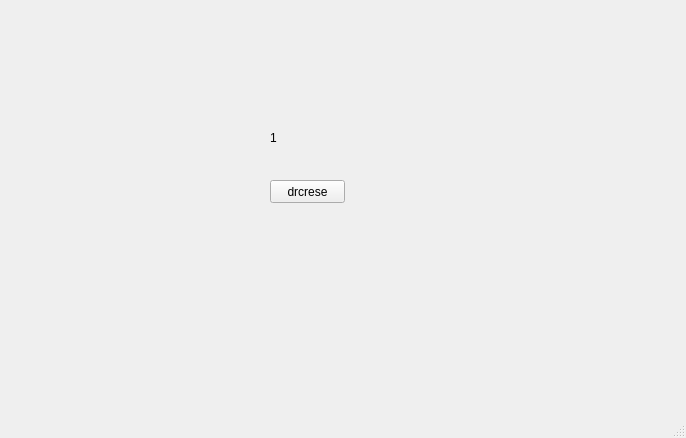
<?xml version="1.0" encoding="UTF-8"?>
<ui version="4.0">
 <class>MainWindow</class>
 <widget class="QMainWindow" name="MainWindow">
  <property name="geometry">
   <rect>
    <x>0</x>
    <y>0</y>
    <width>686</width>
    <height>438</height>
   </rect>
  </property>
  <property name="windowTitle">
   <string>MainWindow</string>
  </property>
  <widget class="QWidget" name="centralwidget">
   <widget class="QLabel" name="lbl">
    <property name="geometry">
     <rect>
      <x>270</x>
      <y>130</y>
      <width>81</width>
      <height>16</height>
     </rect>
    </property>
    <property name="text">
     <string>1</string>
    </property>
   </widget>
   <widget class="QPushButton" name="pb">
    <property name="geometry">
     <rect>
      <x>270</x>
      <y>180</y>
      <width>75</width>
      <height>23</height>
     </rect>
    </property>
    <property name="text">
     <string>drcrese</string>
    </property>
   </widget>
  </widget>
  <widget class="QMenuBar" name="menubar">
   <property name="geometry">
    <rect>
     <x>0</x>
     <y>0</y>
     <width>686</width>
     <height>21</height>
    </rect>
   </property>
  </widget>
  <widget class="QStatusBar" name="statusbar"/>
 </widget>
 <resources/>
 <connections/>
</ui>
